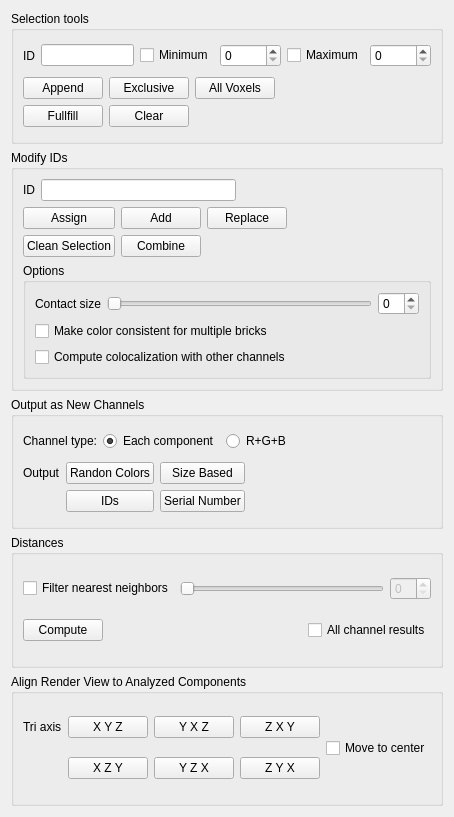
         <widget class="QWidget" name="AnalysisScrollAreaWidget">
          <property name="geometry">
           <rect>
            <x>0</x>
            <y>0</y>
            <width>445</width>
            <height>817</height>
           </rect>
          </property>
          <layout class="QVBoxLayout" name="AnalysisScrollAreaLayout">
           <item>
            <widget class="QGroupBox" name="SelectionGroupBox">
             <property name="title">
              <string>Selection tools</string>
             </property>
             <layout class="QVBoxLayout" name="SelectionLayout">
              <item>
               <layout class="QHBoxLayout" name="SelectionIDLayout">
                <item>
                 <widget class="QLabel" name="SelectionIDLabel">
                  <property name="text">
                   <string>ID</string>
                  </property>
                  <property name="buddy">
                   <cstring>SelectionIDTextEdit</cstring>
                  </property>
                 </widget>
                </item>
                <item>
                 <widget class="QLineEdit" name="SelectionIDTextEdit">
                  <property name="clearButtonEnabled">
                   <bool>true</bool>
                  </property>
                 </widget>
                </item>
                <item>
                 <widget class="QCheckBox" name="SelectionIDMinimumCheckBox">
                  <property name="text">
                   <string>Minimum</string>
                  </property>
                 </widget>
                </item>
                <item>
                 <widget class="QSpinBox" name="SelectionIDMinimumSpinBox">
                  <property name="sizePolicy">
                   <sizepolicy hsizetype="Minimum" vsizetype="Fixed">
                    <horstretch>0</horstretch>
                    <verstretch>0</verstretch>
                   </sizepolicy>
                  </property>
                  <property name="maximum">
                   <number>99999</number>
                  </property>
                 </widget>
                </item>
                <item>
                 <widget class="QCheckBox" name="SelectionIDMaximumCheckBox">
                  <property name="text">
                   <string>Maximum</string>
                  </property>
                 </widget>
                </item>
                <item>
                 <widget class="QSpinBox" name="SelectionIDMaximumSpinBox">
                  <property name="sizePolicy">
                   <sizepolicy hsizetype="Minimum" vsizetype="Fixed">
                    <horstretch>0</horstretch>
                    <verstretch>0</verstretch>
                   </sizepolicy>
                  </property>
                  <property name="maximum">
                   <number>99999</number>
                  </property>
                 </widget>
                </item>
                <item>
                 <spacer name="SelectionIDSpacer">
                  <property name="orientation">
                   <enum>Qt::Horizontal</enum>
                  </property>
                  <property name="sizeHint" stdset="0">
                   <size>
                    <width>10</width>
                    <height>10</height>
                   </size>
                  </property>
                 </spacer>
                </item>
               </layout>
              </item>
              <item>
               <layout class="QGridLayout" name="SelectionGridLayout">
                <item row="0" column="0">
                 <widget class="QPushButton" name="SelectionAppendButton">
                  <property name="text">
                   <string>Append</string>
                  </property>
                  <property name="autoDefault">
                   <bool>false</bool>
                  </property>
                 </widget>
                </item>
                <item row="1" column="1">
                 <widget class="QPushButton" name="SelectionClearButton">
                  <property name="text">
                   <string>Clear</string>
                  </property>
                  <property name="autoDefault">
                   <bool>false</bool>
                  </property>
                 </widget>
                </item>
                <item row="0" column="2">
                 <widget class="QPushButton" name="SelectionAllVoxelsButton">
                  <property name="text">
                   <string>All Voxels</string>
                  </property>
                  <property name="autoDefault">
                   <bool>false</bool>
                  </property>
                 </widget>
                </item>
                <item row="1" column="0">
                 <widget class="QPushButton" name="SelectionFullfilButton">
                  <property name="text">
                   <string>Fullfill</string>
                  </property>
                  <property name="autoDefault">
                   <bool>false</bool>
                  </property>
                 </widget>
                </item>
                <item row="0" column="1">
                 <widget class="QPushButton" name="SelectionExclusiveButton">
                  <property name="text">
                   <string>Exclusive</string>
                  </property>
                  <property name="autoDefault">
                   <bool>false</bool>
                  </property>
                 </widget>
                </item>
                <item row="0" column="3">
                 <spacer name="SelectionGridSpacer">
                  <property name="orientation">
                   <enum>Qt::Horizontal</enum>
                  </property>
                  <property name="sizeHint" stdset="0">
                   <size>
                    <width>10</width>
                    <height>10</height>
                   </size>
                  </property>
                 </spacer>
                </item>
               </layout>
              </item>
             </layout>
            </widget>
           </item>
           <item>
            <widget class="QGroupBox" name="ModifyIDsGroupBox">
             <property name="title">
              <string>Modify IDs</string>
             </property>
             <layout class="QVBoxLayout" name="ModifyIDsLayout">
              <item>
               <layout class="QHBoxLayout" name="ModifyIDLayout">
                <item>
                 <widget class="QLabel" name="ModifyIDLabel">
                  <property name="text">
                   <string>ID</string>
                  </property>
                  <property name="buddy">
                   <cstring>ModifyIDTextEdit</cstring>
                  </property>
                 </widget>
                </item>
                <item>
                 <widget class="QLineEdit" name="ModifyIDTextEdit">
                  <property name="clearButtonEnabled">
                   <bool>true</bool>
                  </property>
                 </widget>
                </item>
                <item>
                 <spacer name="ModifyIDSpacer">
                  <property name="orientation">
                   <enum>Qt::Horizontal</enum>
                  </property>
                  <property name="sizeHint" stdset="0">
                   <size>
                    <width>10</width>
                    <height>10</height>
                   </size>
                  </property>
                 </spacer>
                </item>
               </layout>
              </item>
              <item>
               <layout class="QGridLayout" name="ModiftGridLayout">
                <item row="0" column="0">
                 <widget class="QPushButton" name="ModifyAssignButton">
                  <property name="text">
                   <string>Assign</string>
                  </property>
                  <property name="autoDefault">
                   <bool>false</bool>
                  </property>
                 </widget>
                </item>
                <item row="0" column="2">
                 <widget class="QPushButton" name="ModifyReplaceButton">
                  <property name="text">
                   <string>Replace</string>
                  </property>
                  <property name="autoDefault">
                   <bool>false</bool>
                  </property>
                 </widget>
                </item>
                <item row="0" column="1">
                 <widget class="QPushButton" name="ModifyAddButton">
                  <property name="text">
                   <string>Add</string>
                  </property>
                  <property name="autoDefault">
                   <bool>false</bool>
                  </property>
                 </widget>
                </item>
                <item row="1" column="0">
                 <widget class="QPushButton" name="ModifyCleanSelectionButton">
                  <property name="text">
                   <string>Clean Selection</string>
                  </property>
                  <property name="autoDefault">
                   <bool>false</bool>
                  </property>
                 </widget>
                </item>
                <item row="1" column="1">
                 <widget class="QPushButton" name="ModifyCombineButton">
                  <property name="text">
                   <string>Combine</string>
                  </property>
                  <property name="autoDefault">
                   <bool>false</bool>
                  </property>
                 </widget>
                </item>
                <item row="0" column="3">
                 <spacer name="ModifyButtonSpacer">
                  <property name="orientation">
                   <enum>Qt::Horizontal</enum>
                  </property>
                  <property name="sizeHint" stdset="0">
                   <size>
                    <width>10</width>
                    <height>10</height>
                   </size>
                  </property>
                 </spacer>
                </item>
               </layout>
              </item>
              <item>
               <widget class="QGroupBox" name="ModifyOptionsGroupBox">
                <property name="title">
                 <string>Options</string>
                </property>
                <layout class="QVBoxLayout" name="ModifyOptionslayout">
                 <item>
                  <layout class="QHBoxLayout" name="ModifyOptionsContactSizeLayout">
                   <item>
                    <widget class="QLabel" name="ModifyOptionsContactSizeLabel">
                     <property name="text">
                      <string>Contact size</string>
                     </property>
                     <property name="buddy">
                      <cstring>ModifyOptionsContactSizeSpinBox</cstring>
                     </property>
                    </widget>
                   </item>
                   <item>
                    <widget class="QSlider" name="ModifyOptionsContactSizeSlider">
                     <property name="orientation">
                      <enum>Qt::Horizontal</enum>
                     </property>
                    </widget>
                   </item>
                   <item>
                    <widget class="QSpinBox" name="ModifyOptionsContactSizeSpinBox"/>
                   </item>
                  </layout>
                 </item>
                 <item>
                  <widget class="QCheckBox" name="ModifyOptionsConsistentColorCheckBox">
                   <property name="text">
                    <string>Make color consistent for multiple bricks</string>
                   </property>
                  </widget>
                 </item>
                 <item>
                  <widget class="QCheckBox" name="ModifyOptionsComputeColocalizationCheckBox">
                   <property name="text">
                    <string>Compute colocalization with other channels</string>
                   </property>
                  </widget>
                 </item>
                </layout>
               </widget>
              </item>
             </layout>
            </widget>
           </item>
           <item>
            <widget class="QGroupBox" name="ChannelGroupBox">
             <property name="title">
              <string>Output as New Channels</string>
             </property>
             <layout class="QVBoxLayout" name="ChannelLayout">
              <item>
               <layout class="QHBoxLayout" name="ChannelTypeLayout">
                <item>
                 <widget class="QLabel" name="ChannelTypeLabel">
                  <property name="text">
                   <string>Channel type:</string>
                  </property>
                 </widget>
                </item>
                <item>
                 <widget class="QRadioButton" name="ChannelTypeEachComponentButton">
                  <property name="text">
                   <string>Each component</string>
                  </property>
                  <property name="checked">
                   <bool>true</bool>
                  </property>
                  <attribute name="buttonGroup">
                   <string notr="true">ChannelTypeButtonGroup</string>
                  </attribute>
                 </widget>
                </item>
                <item>
                 <widget class="QRadioButton" name="ChannelTypeRGBButton">
                  <property name="text">
                   <string>R+G+B</string>
                  </property>
                  <attribute name="buttonGroup">
                   <string notr="true">ChannelTypeButtonGroup</string>
                  </attribute>
                 </widget>
                </item>
                <item>
                 <spacer name="ChannelTypeSpacer">
                  <property name="orientation">
                   <enum>Qt::Horizontal</enum>
                  </property>
                  <property name="sizeHint" stdset="0">
                   <size>
                    <width>10</width>
                    <height>10</height>
                   </size>
                  </property>
                 </spacer>
                </item>
               </layout>
              </item>
              <item>
               <layout class="QGridLayout" name="ChannelOutputLayout">
                <item row="1" column="1">
                 <widget class="QPushButton" name="ChannelOutputIDButton">
                  <property name="text">
                   <string>IDs</string>
                  </property>
                  <property name="autoDefault">
                   <bool>false</bool>
                  </property>
                 </widget>
                </item>
                <item row="0" column="2">
                 <widget class="QPushButton" name="ChannelOutputSizeBasedButton">
                  <property name="text">
                   <string>Size Based</string>
                  </property>
                  <property name="autoDefault">
                   <bool>false</bool>
                  </property>
                 </widget>
                </item>
                <item row="0" column="0">
                 <widget class="QLabel" name="ChannelOutputLabel">
                  <property name="text">
                   <string>Output</string>
                  </property>
                 </widget>
                </item>
                <item row="1" column="2">
                 <widget class="QPushButton" name="ChannelOutputSerialNumberButton">
                  <property name="text">
                   <string>Serial Number</string>
                  </property>
                  <property name="autoDefault">
                   <bool>false</bool>
                  </property>
                 </widget>
                </item>
                <item row="0" column="1">
                 <widget class="QPushButton" name="ChannelOutputRandonColorsButton">
                  <property name="text">
                   <string>Randon Colors</string>
                  </property>
                  <property name="autoDefault">
                   <bool>false</bool>
                  </property>
                 </widget>
                </item>
                <item row="0" column="3">
                 <spacer name="ChannelOutputSpacer">
                  <property name="orientation">
                   <enum>Qt::Horizontal</enum>
                  </property>
                  <property name="sizeHint" stdset="0">
                   <size>
                    <width>10</width>
                    <height>10</height>
                   </size>
                  </property>
                 </spacer>
                </item>
               </layout>
              </item>
             </layout>
            </widget>
           </item>
           <item>
            <widget class="QGroupBox" name="DistancesGroupBox">
             <property name="title">
              <string>Distances</string>
             </property>
             <layout class="QVBoxLayout" name="DistancesLayout">
              <item>
               <layout class="QHBoxLayout" name="DistanceFilterLayout">
                <item>
                 <widget class="QCheckBox" name="DistancesFilterNearestNeighborsCheckBox">
                  <property name="text">
                   <string>Filter nearest neighbors</string>
                  </property>
                 </widget>
                </item>
                <item>
                 <widget class="QSlider" name="DistancesFilterNearestNeighborsSlider">
                  <property name="enabled">
                   <bool>false</bool>
                  </property>
                  <property name="orientation">
                   <enum>Qt::Horizontal</enum>
                  </property>
                 </widget>
                </item>
                <item>
                 <widget class="QSpinBox" name="DistancesFilterNearestNeighborsSpinBox">
                  <property name="enabled">
                   <bool>false</bool>
                  </property>
                 </widget>
                </item>
               </layout>
              </item>
              <item>
               <layout class="QHBoxLayout" name="DistanceComputeLayout">
                <item>
                 <widget class="QPushButton" name="DistancesComputeButton">
                  <property name="text">
                   <string>Compute</string>
                  </property>
                  <property name="autoDefault">
                   <bool>false</bool>
                  </property>
                 </widget>
                </item>
                <item>
                 <spacer name="DistanceComputeSpacer">
                  <property name="orientation">
                   <enum>Qt::Horizontal</enum>
                  </property>
                  <property name="sizeHint" stdset="0">
                   <size>
                    <width>10</width>
                    <height>10</height>
                   </size>
                  </property>
                 </spacer>
                </item>
                <item>
                 <widget class="QCheckBox" name="DistancesAllChannelResultsCheckBox">
                  <property name="text">
                   <string>All channel results</string>
                  </property>
                 </widget>
                </item>
               </layout>
              </item>
             </layout>
            </widget>
           </item>
           <item>
            <widget class="QGroupBox" name="AlignGroupBox">
             <property name="title">
              <string>Align Render View to Analyzed Components</string>
             </property>
             <layout class="QHBoxLayout" name="AlignLayout">
              <item>
               <layout class="QGridLayout" name="TriAxisLayout">
                <item row="0" column="5">
                 <widget class="QPushButton" name="ZXYButton">
                  <property name="text">
                   <string>Z X Y</string>
                  </property>
                  <property name="autoDefault">
                   <bool>false</bool>
                  </property>
                 </widget>
                </item>
                <item row="1" column="3">
                 <widget class="QPushButton" name="YZXButton">
                  <property name="text">
                   <string>Y Z X</string>
                  </property>
                  <property name="autoDefault">
                   <bool>false</bool>
                  </property>
                 </widget>
                </item>
                <item row="0" column="0">
                 <widget class="QLabel" name="TriAxisLabel">
                  <property name="text">
                   <string>Tri axis</string>
                  </property>
                  <property name="buddy">
                   <cstring>XYZButton</cstring>
                  </property>
                 </widget>
                </item>
                <item row="1" column="5">
                 <widget class="QPushButton" name="ZYXButton">
                  <property name="text">
                   <string>Z Y X</string>
                  </property>
                  <property name="autoDefault">
                   <bool>false</bool>
                  </property>
                 </widget>
                </item>
                <item row="0" column="3">
                 <widget class="QPushButton" name="YXZButton">
                  <property name="text">
                   <string>Y X Z</string>
                  </property>
                  <property name="autoDefault">
                   <bool>false</bool>
                  </property>
                 </widget>
                </item>
                <item row="1" column="1">
                 <widget class="QPushButton" name="XZYButton">
                  <property name="text">
                   <string>X Z Y</string>
                  </property>
                  <property name="autoDefault">
                   <bool>false</bool>
                  </property>
                 </widget>
                </item>
                <item row="0" column="1">
                 <widget class="QPushButton" name="XYZButton">
                  <property name="text">
                   <string>X Y Z</string>
                  </property>
                  <property name="autoDefault">
                   <bool>false</bool>
                  </property>
                 </widget>
                </item>
               </layout>
              </item>
              <item>
               <widget class="QCheckBox" name="MoveToCenterCheckBox">
                <property name="text">
                 <string>Move to center</string>
                </property>
               </widget>
              </item>
             </layout>
            </widget>
           </item>
          </layout>
         </widget>
